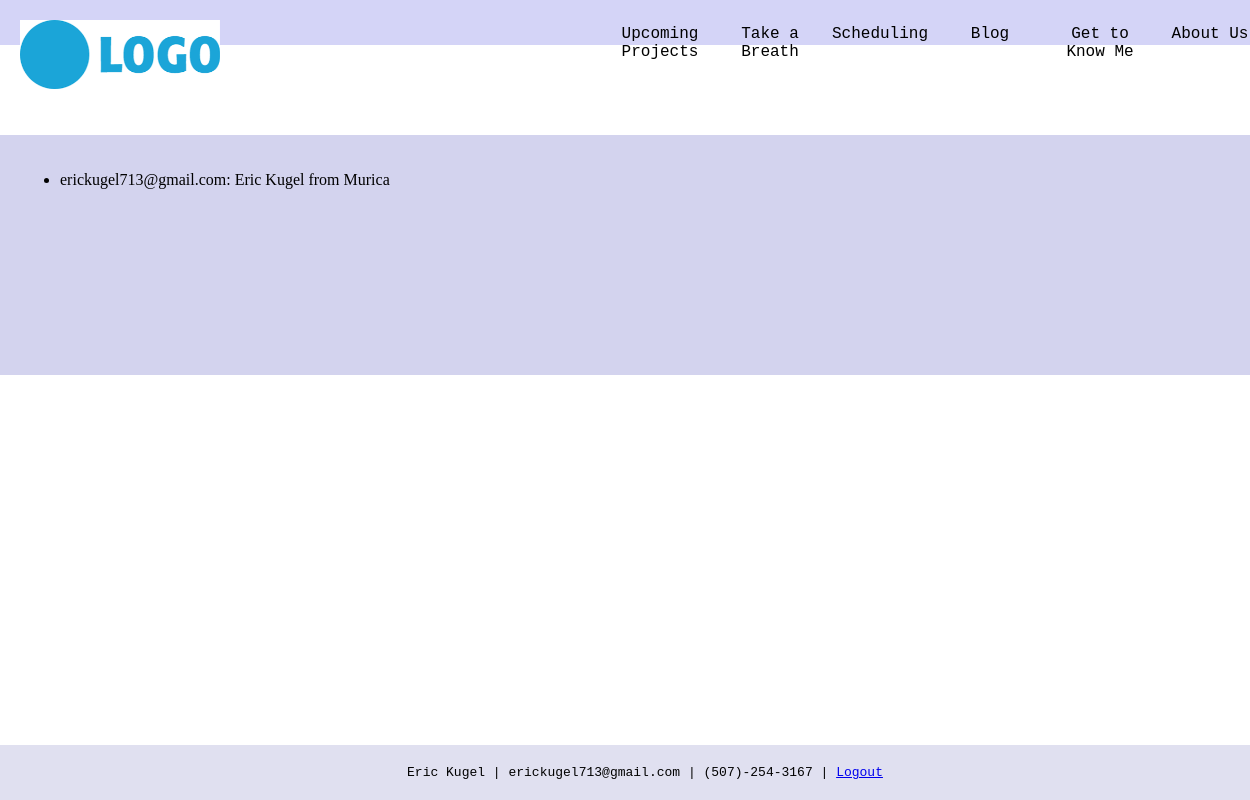
The app's page /upcoming-projects (signed in), older data.
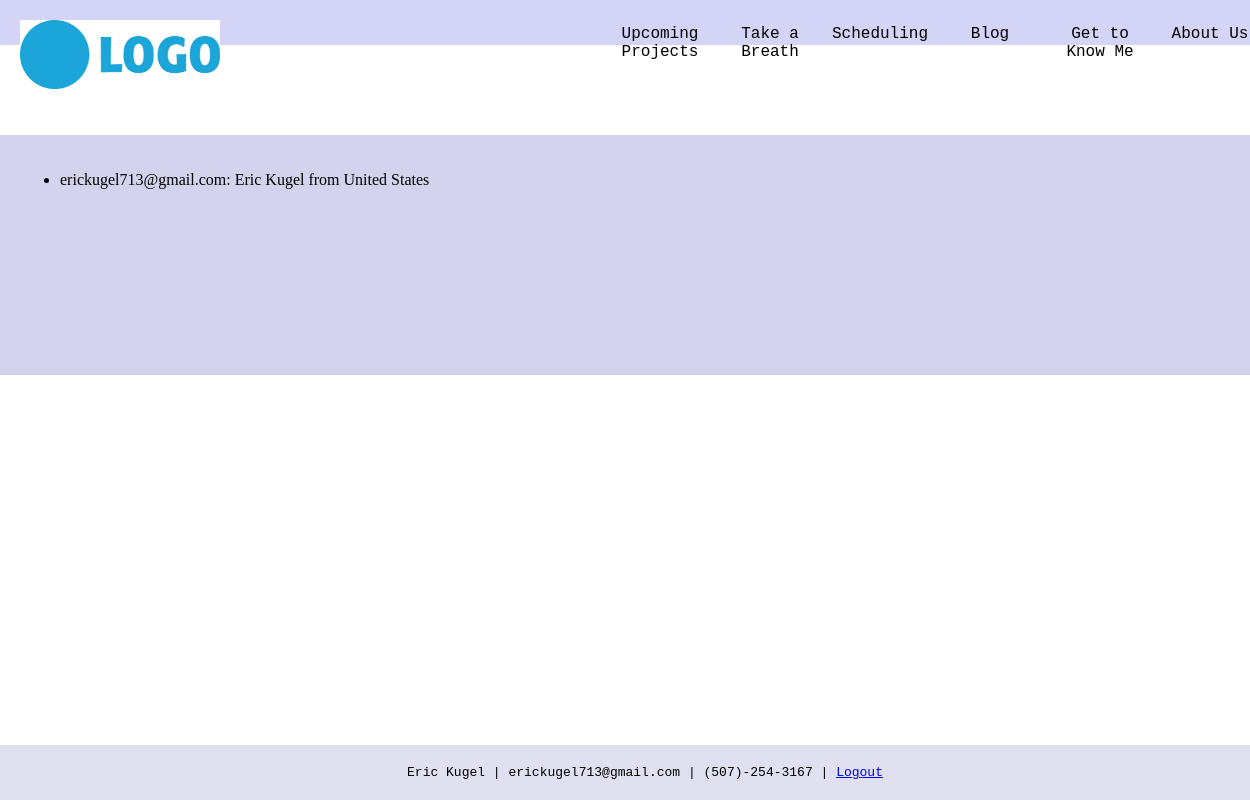
The same page, newer data.
### App/models.py (models this page shows, shortened)
class User(UserMixin, db.Model):
    __tablename__ = "flasklogin-users"
    id = db.Column(db.Integer, primary_key = True)
    name = db.Column(db.String(64), index = False, unique = False, nullable = False)
    email = db.Column(db.String(80), index = True, unique = True, nullable = False)
    password = db.Column(db.String(200), primary_key = False, unique = False, nullable = False)
    country = db.Column(db.String(100), index = False, unique = False, nullable = True)
    admin = db.Column(db.Boolean, index = False, unique = False, nullable = False)

### App/routes.py (the view)
@app.route("/upcoming-projects")
@login_required
def upcoming_projects():
  return render_template("upcoming_projects.jinja2", users = User.query.all())

### App/routes.py (called while the page is built)
@login_manager.user_loader
def load_user(user_id):
  if user_id is not None:
    return User.query.get(user_id)
  return None

### App/templates/upcoming_projects.jinja2
{% extends "layout.jinja2" %}
{% block content %}
<div class = "section">
    <ul>
    {% for user in users %}
    <li>{{user.email}}: {{user.name}} from {{user.country}}</li>
    {% endfor %}
    </ul>
</div>
{% endblock %}

Row changes from the older to the newer data that the page shows:
changed User "erickugel713@gmail.com": country "Murica" → "United States"
